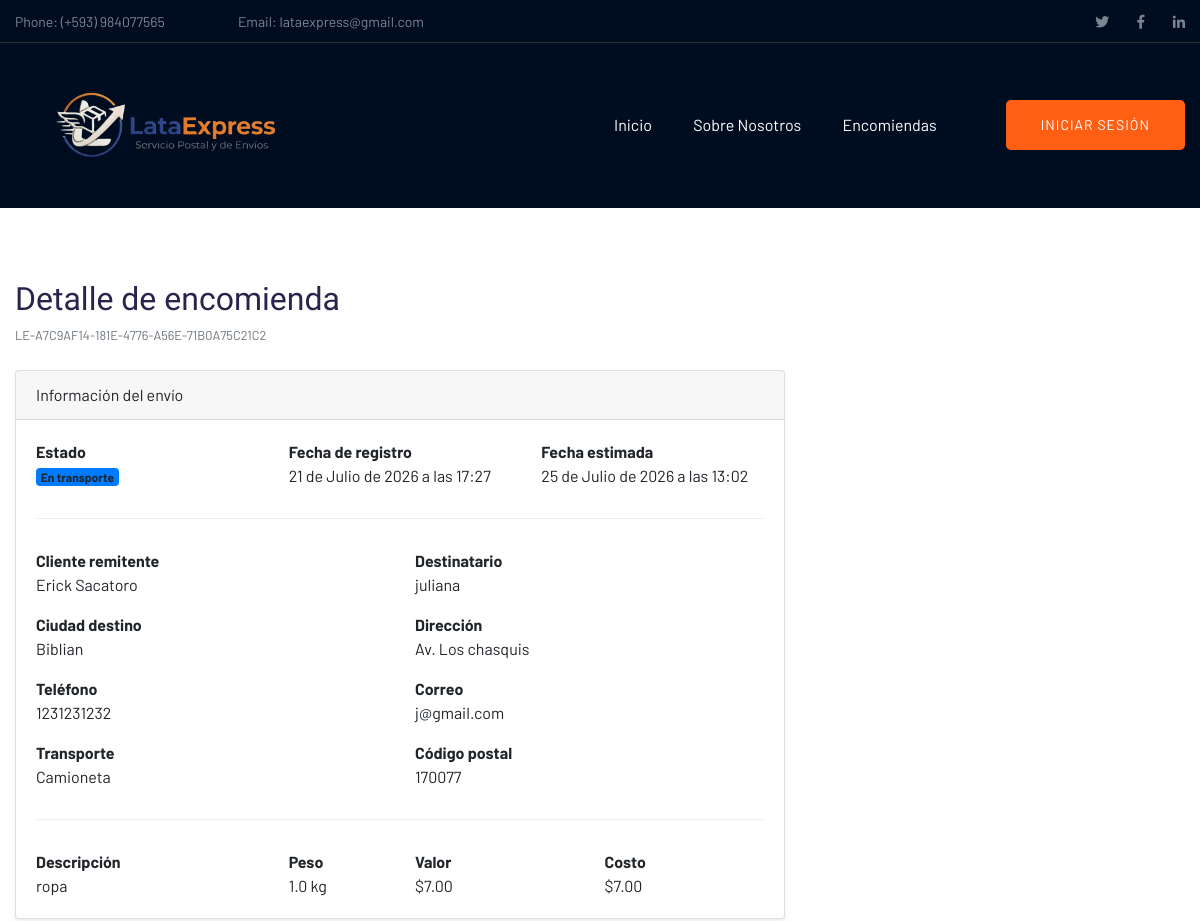
Page /detalle_encomienda/7/ (upper part) on the earlier database version.
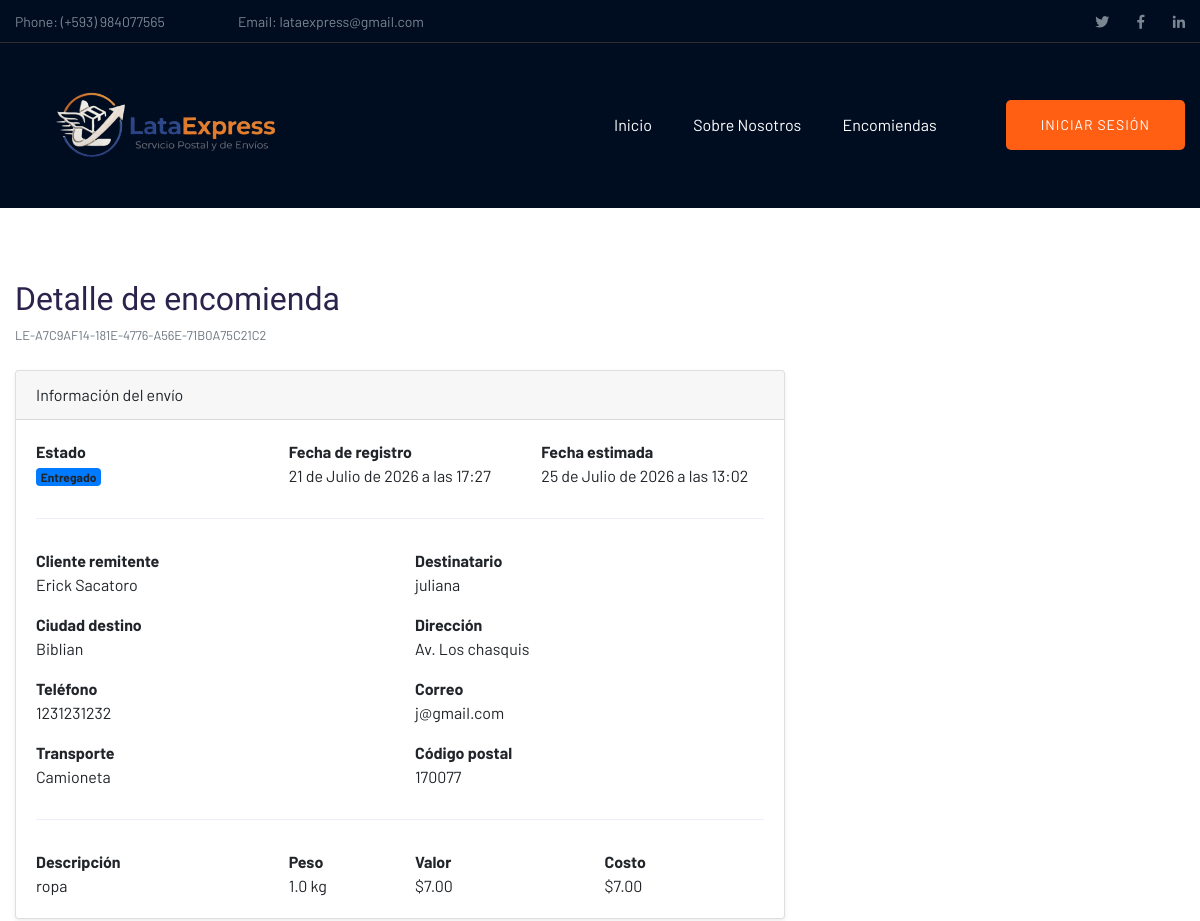
Same page on the later database version.
### Envio/models.py (models this page shows, shortened)
class Encomienda(models.Model):
    ESTADOS = [
        ('OFICINA', 'En oficina'),
        ('TRANSPORTE', 'En transporte'),
        ('ENTREGADO', 'Entregado'),
    ]
    TRANSPORTE = [
        ('BUS', 'Bus'),
        ('CAMIONETA', 'Camioneta'),
        ('MOTO', 'Moto'),
    ]
    codigo = models.UUIDField(default=uuid.uuid4, editable=False, unique=True)
    cliente = models.ForeignKey(Cliente, on_delete=models.CASCADE)
    destino = models.ForeignKey(Destino, on_delete=models.CASCADE)
    descripcion = models.TextField()
    peso = models.FloatField()
    precio = models.DecimalField(max_digits=8, decimal_places=2)
    nombre_destinatario = models.CharField(max_length=150)
    cedula_destinatario = models.CharField(max_length=10)
    email_destinatario = models.EmailField()
    telefono_destinatario = models.CharField(max_length=15)
    estado = models.CharField(max_length=20, choices=ESTADOS, default='OFICINA')
    transporte = models.CharField(max_length=20, choices=TRANSPORTE)
    fecha_envio = models.DateTimeField(auto_now_add=True)
    fecha_estimada = models.DateTimeField()

class Cliente(models.Model):
    nombre = models.CharField(max_length=100)
    apellido= models.CharField(max_length=100)
    cedula = models.CharField(max_length=10, unique=True)
    email = models.EmailField()
    telefono = models.CharField(max_length=10)

class Destino(models.Model):
    ciudad = models.CharField(max_length=100)
    direccion = models.CharField(max_length=200)
    codigo_postal = models.CharField(max_length=6)
    nombre_destinatario = models.CharField(max_length=100, null=True, blank=True)
    cedula_destinatario = models.CharField(max_length=10, null=True, blank=True)
    email_destinatario = models.EmailField(null=True, blank=True)
    telefono_destinatario = models.CharField(max_length=15, null=True, blank=True)

### Envio/views.py (the view)
# urls.py: path('detalle_encomienda/<int:id>/', views.detalle_encomienda),
def detalle_encomienda(request, id):
    encomienda = Encomienda.objects.select_related('cliente', 'destino').get(id=id)
    return render(request, 'detalle_encomienda.html', {
        'encomienda': encomienda
    })

### Envio/templates/detalle_encomienda.html (shortened to what the changed rows need)
{% extends "plantillaPrincipal.html" %}
{% block contenido %}
<div class="container mt-4">
    <h2 class="mb-1">Detalle de encomienda</h2>
    <small class="text-muted badge-codigo" title="{{ encomienda.codigo }}"
                              onclick="copiarCodigo('{{ encomienda.codigo }}')">
                            LE-{{ encomienda.codigo|slice:":8"|upper }}
    </small>
    <div class="row mt-4">
        <div class="col-md-8">
            <div class="card shadow-sm">
                <div class="card-body">
                    <div class="row mb-3">
                        <div class="col-md-4">
                            <strong>Estado</strong><br>
                            <span class="badge bg-primary">
                                {{ encomienda.get_estado_display }}
                            </span>
                        </div>
                        <div class="col-md-4">
                            <strong>Fecha de registro</strong><br>
                            {{ encomienda.fecha_envio }}
                        </div>
                        <div class="col-md-4">
                            <strong>Fecha estimada</strong><br>
                            {{ encomienda.fecha_estimada }}
                        </div>
                    </div>
                    <div class="row mb-3">
                        <div class="col-md-6">
                            <strong>Cliente remitente</strong><br>
                            {{ encomienda.cliente.nombre }} {{ encomienda.cliente.apellido }}
                        </div>
                        <div class="col-md-6">
                            <strong>Destinatario</strong><br>
                            {{ encomienda.nombre_destinatario }}
                        </div>
                    </div>
                    <div class="row mb-3">
                        <div class="col-md-6">
                            <strong>Ciudad destino</strong><br>
                            {{ encomienda.destino.ciudad }}
                        </div>
                        <div class="col-md-6">
                            <strong>Dirección</strong><br>
                            {{ encomienda.destino.direccion }}
                        </div>
                    </div>
                    <div class="row mb-3">
                        <div class="col-md-6">
                            <strong>Teléfono</strong><br>
                            {{ encomienda.telefono_destinatario }}
                        </div>
                        <div class="col-md-6">
                            <strong>Correo</strong><br>
                            {{ encomienda.email_destinatario }}
                        </div>
                    </div>
                    <div class="row mb-3">
                        <div class="col-md-6">
                            <strong>Transporte</strong><br>
                            {{ encomienda.get_transporte_display }}
                        </div>
                        <div class="col-md-6">
                            <strong>Código postal</strong><br>
                            {{ encomienda.destino.codigo_postal }}
                        </div>
                    </div>
                    <div class="row">
                        <div class="col-md-4">
                            <strong>Descripción</strong><br>
                            {{ encomienda.descripcion }}
                        </div>
                        <div class="col-md-2">
                            <strong>Peso</strong><br>
                            {{ encomienda.peso }} kg
                        </div>
                        <div class="col-md-3">
                            <strong>Valor</strong><br>
                            ${{ encomienda.precio }}
                        </div>
                        <div class="col-md-3">
                            <strong>Costo</strong><br>
                            ${{ encomienda.precio }}
                        </div>
                    </div>
                </div>
            </div>
        </div>
    </div>
</div>
<br><br><br>
{% endblock %}

Differences in the rows shown:
changed Encomienda "juliana": estado "En transporte" → "Entregado"
